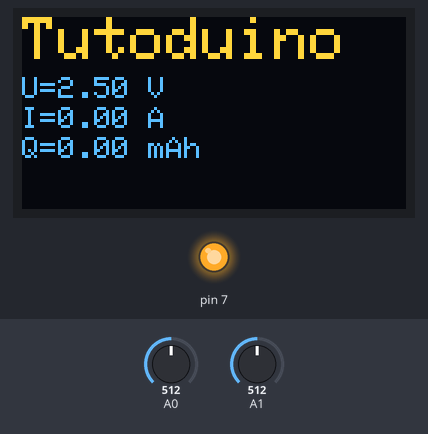
Bench run of a sketch on a simulated Arduino Uno, built with avr-gcc and run on an emulated ATmega328P. On the bench: 128×64 one-colour display, output pins drawn as LEDs (lit = HIGH). Inputs (shaded band) come from the test bench; at power-on: A0 = 512, A1 = 512. The OLED is the two-colour kind (top 16 rows yellow); what the sketch prints to the serial monitor is not drawn.

Above: at 1.3 s.
1.4 s: A0 set to 522
At 5.4 s:
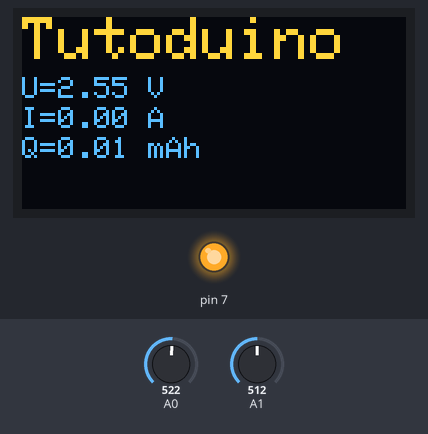
5.5 s: A0 set to 175
At 7.1 s:
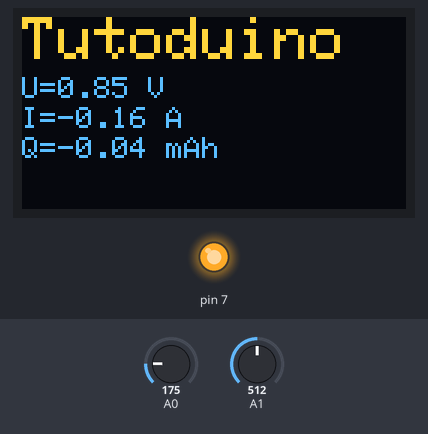
8.8 s: A0 set to 146
At 11.6 s:
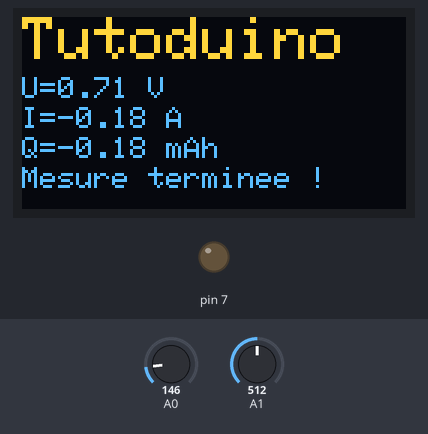
Timing chart, 0 to 13.1 s (numbered marks = the images above; inputs shaded):
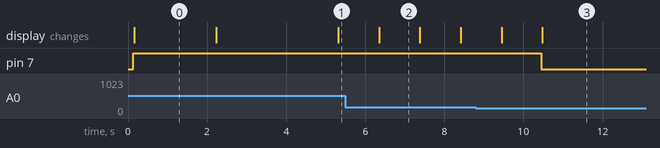

Measured:
- the behaviour switches between 513 and 514 on A0 (found by bisection; images 0 and 1)
- the behaviour switches between 164 and 163 on A0 (found by bisection; images 2 and 3)
- after the input at 1.4 s, the display: first changes after 0.83 s (image 1 shows a later state)
- after the input at 5.5 s, the display: changes after 0.85 s (image 2)
- after the input at 8.8 s, pin 7: HIGH → LOW after 1.6 s
- what the display in image 2 shows lasts 1.0 s, from 6.4 s to 7.4 s

The sketch:

mesure_capacite_pile_avec_transistor.ino
```cpp
// Mesure de capacité d'une pile rechargeable Ni-MH 1.2 V
// https://tutoduino.fr/
// Copyleft 2020

#include <SPI.h>
#include <Wire.h>
#include <Adafruit_GFX.h>
#include <Adafruit_SSD1306.h>

#define LARGEUR_ECRAN 128 // Largeur de l'écran OLED en pixels
#define HAUTEUR_ECRAN 64  // Hauteur de l'écran OLED en pixels

// Délcaration pour l'afficheur OLED relié via I2C
#define OLED_RESET     -1 // OLED sans broche RESET
Adafruit_SSD1306 display(LARGEUR_ECRAN, HAUTEUR_ECRAN, &Wire, OLED_RESET);

// Valeur de la resistance de decharge
#define R 10.0

// Seuil bas de la tension d'une pile Ni-MH
#define SEUIL_BAS_TENSION_PILE 0.80

// Détection de seuil bas de la tension de la pile
bool seuilBasBatterieAtteint = false;

// Booleen qui indique l'arrêt de la mesure car la
// pile est déchargée
//bool fin = false;

// Heure de début de la mesure
unsigned long initTime;

// Quantité d'électricité générée par la pile lors
// de la dernière seconde
float quantiteElectricite = 0;

// Quantité d'électricité totale générée par la pile
// depuis le lancement du programme
float quantiteElectriciteTotale = 0;


// Fonction qui doit être appellée toutes les secondes
// La fonction mesure la tension aux bornes de la résistance
// et en déduit le courant qui y circule.
// Elle mesure la capacité de la pile en additionnant
// le courant de décharges toutes les secondes jusqu'à ce
// que la pile soit totalement déchargée
void mesureQuantiteElectricite() {
  float U0,U1;
  float tensionResistance;
  float courant;

  // Lit la tension aux bornes de la pile et aux bornes
  // de la résistance
  U0 = analogRead(A0)*5.0/1024.0;
  U1 = analogRead(A1)*5.0/1024.0;
  tensionResistance = U0-U1;

  // Verifie que la tension de la pile n'est
  // pas inferieure à son seuil bas afin de ne pas
  // l'endommager
  if (U0 < SEUIL_BAS_TENSION_PILE) {
    seuilBasBatterieAtteint = true;
  }

  // Calcul du courant qui circule dans la résistance
  courant = (U0-U1)/R;

  // La quantité d'électricité est la quantité de charges électriques
  // déplacées par les électrons. Elle est égale à l'intensité
  // multipliée par le temps (1 seconde ici).
  // Afin d'avoir la quantité d'électricité en mAh, il faut
  // utiliser le facteur 1000/3600
  quantiteElectricite = courant/3.6;

  // On additionne cette quantité d'électricité aux précédentes
  // afin de connaître la quantité totale d'électricité
  // à la fin de la mesure
  quantiteElectriciteTotale = quantiteElectriciteTotale+quantiteElectricite;

  // Affichage sur l'afficheur OLED de la tension de la pile,
  // du courant débité ainsi que de la quantité d'électricité débitée
  // par la pile depuis le lancement du programme
  display.clearDisplay();
  display.setTextSize(2);
  display.setTextColor(WHITE);
  display.setCursor(0, 0);
  display.println("Tutoduino");

  display.setTextSize(1);
  display.setCursor(0, 20);
  display.print("U=");
  display.print(U0);
  display.println(" V");

  display.setCursor(0,30);
  display.print("I=");
  display.print(courant);
  display.println(" A");

  display.setCursor(0,40);
  display.print("Q=");
  display.print(quantiteElectriciteTotale);
  display.println(" mAh");
  display.display();
}

void setup() {

  Serial.begin(9600);

  // Initialisation de l'écran OLED
  if(!display.begin(SSD1306_SWITCHCAPVCC, 0x3C)) {
    Serial.println(F("Echec initialisation afficheur"));
    for(;;); // Don't proceed, loop forever
  }

  // Positionne la référence de tension par défaut
  // la tension de référence sera donc la tension
  // d'alimentation du micro-contrôleur
  analogReference(DEFAULT);

  // Heure de début de la mesure
  initTime = millis();

  // La sortie D7 sera utilisé pour contrôler
  // l'état du transistor
  pinMode(7, OUTPUT);
  delay(100);

  Serial.println("Décharge de la pile terminée");

  // Passe le transistor dans son état saturé
  // afin de démarrer la décharge de la pile
  digitalWrite(7, HIGH);


}

void loop() {
  // Mesure de la quantité d'électricité débitée toutes les
  // secondes jusqu'à ce que la tension de la pile soit inférieure
  // à son seuil bas afin de ne pas l'endommager.
  if (seuilBasBatterieAtteint == false) {
    mesureQuantiteElectricite();
    delay(1000);
  } else {
    // Une fois que le seule bas de la pile est atteint,
    // on positionne le transistor en mode bloqué afin
    // d'arrêter la décharge de la pile
    digitalWrite(7, LOW);
    Serial.println("Décharge de la pile terminée");
    Serial.print("Capacité de la pile = ");
    Serial.print(quantiteElectriciteTotale);
    Serial.println(" mAh");
    display.setCursor(0,50);
    display.print("Mesure terminee !");
    display.display();
    delay(1000);
  }

}
```
